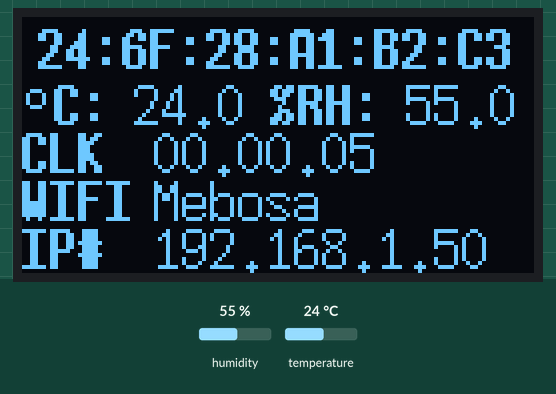
Recording of a sketch running on a simulated ESP32. Shown: 128×64 one-colour display. The test bench sets the inputs (shaded band); at power-on: humidity 55 %, temperature 24 °C. WiFi joins after 1.5 s; servers stay silent unless stated; a WiFi scan finds three made-up networks; what the sketch prints to the serial monitor is not drawn.

Above: at 7.6 s.
7.7 s: humidity set to 22 %
At 12.5 s:
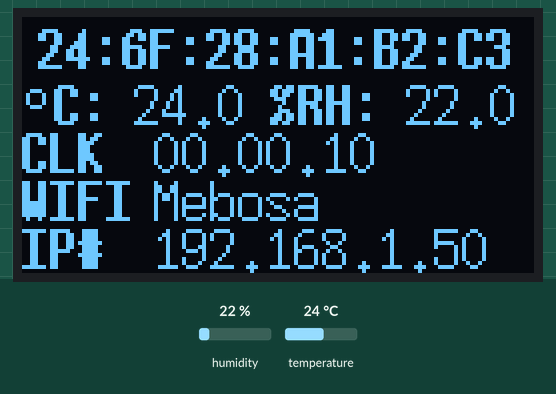
18.5 s: temperature set to 12 °C
At 22.5 s:
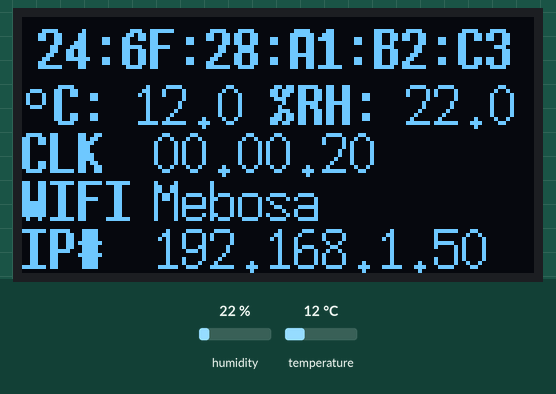
28.5 s: humidity set to 40 %
At 32.5 s:
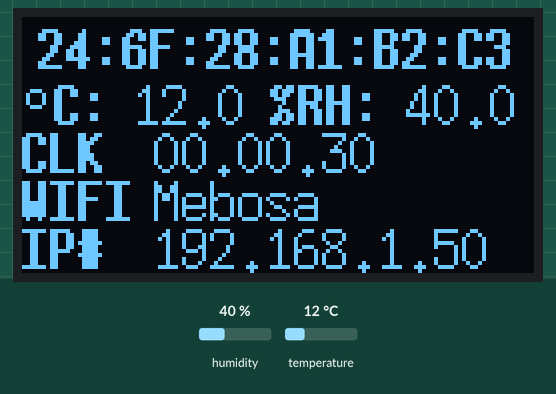
38.5 s: temperature set to 19 °C
At 42.5 s:
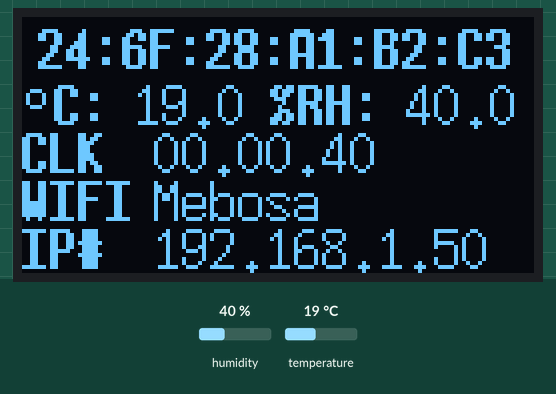
Timing chart, 0 to 44.0 s (numbered marks = the images above; inputs shaded):
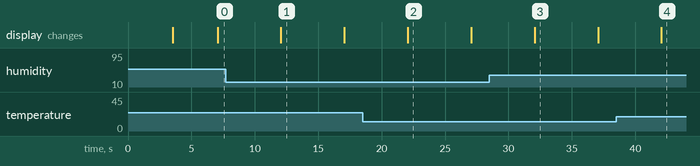

The sketch:

10_0_0_102.ino
```cpp
//DEVICE https://tr.aliexpress.com/item/1005006269242344.html?spm=a2g0o.order_list.order_list_main.5.50923d12h0gi9A&gatewayAdapt=glo2tur
/*ESP WROOM 32
GPIO	Input	Output	Notes
0	pulled up	OK	outputs PWM signal at boot, must be LOW to enter flashing mode
1	TX pin	OK	debug output at boot
2	OK	OK	connected to on-board LED, must be left floating or LOW to enter flashing mode
3	OK	RX pin	HIGH at boot
4	OK	OK
5	OK	OK	outputs PWM signal at boot, strapping pin
6	x	x	connected to the integrated SPI flash
7	x	x	connected to the integrated SPI flash
8	x	x	connected to the integrated SPI flash
9	x	x	connected to the integrated SPI flash
10	x	x	connected to the integrated SPI flash
11	x	x	connected to the integrated SPI flash
12	OK	OK	boot fails if pulled high, strapping pin
13	OK	OK
14	OK	OK	outputs PWM signal at boot
15	OK	OK	outputs PWM signal at boot, strapping pin
16	OK	OK
17	OK	OK
18	OK	OK
19	OK	OK
21	OK	OK
22	OK	OK
23	OK	OK
25	OK	OK
26	OK	OK
27	OK	OK
32	OK	OK
33	OK	OK
34	OK		input only
35	OK		input only
36	OK		input only
39	OK		input only
*/


//ARDUINO.IMPORT
#include <Arduino.h>

//WIFI.IMPORT
#include <WiFi.h>
#include <WiFiMulti.h>
#include <esp_wifi.h>
//#include "AsyncTCP.h"//https://github.com/me-no-dev/AsyncTCP/archive/master.zip
#include <ESPAsyncWebServer.h>  // https://github.com/me-no-dev/ESPAsyncWebServer/archive/master.zip

//IMPORT.DHT
#include <Adafruit_Sensor.h>
#include <DHT.h>

//IMPORT.DISPLAY
#include <Arduino.h>
#include <Wire.h>
#include <U8g2lib.h>

//GLOBAL.ARDUINO
bool arduino_serial_enable = false;
bool arduino_serial_verbose = false;
long arduino_serial_frequency = 115200;
unsigned long arduino_loop_begin_ms = 0;
unsigned long arduino_loop_prev_ms = 0;
unsigned long arduino_loop_interval_ms = 5000;
String arduino_readable_clock;
unsigned long arduino_readable_clock_offset_millis = 0;
String arduino_loop_readable_clock() {
  String readableTime;
  unsigned long currentMillis;
  unsigned long seconds;
  unsigned long minutes;
  unsigned long hours;
  unsigned long days;
  currentMillis = arduino_loop_begin_ms + arduino_readable_clock_offset_millis;
  seconds = currentMillis / 1000;
  minutes = seconds / 60;
  hours = minutes / 60;
  days = hours / 24;
  currentMillis %= 1000;
  seconds %= 60;
  minutes %= 60;
  hours %= 24;
  if (days > 1) {
    esp_restart();
  }
  if (hours < 10) {
    readableTime += "0";
  }
  readableTime += String(hours) + ".";
  if (minutes < 10) {
    readableTime += "0";
  }
  readableTime += String(minutes) + ".";

  if (seconds < 10) {
    readableTime += "0";
  }
  readableTime += String(seconds);
  return readableTime;
}
void arduino_setup() {
  delay(2000);
  if (!arduino_serial_enable) {
    return;
  }
  Serial.begin(arduino_serial_frequency);
  if (arduino_serial_enable) Serial.println(F("."));
  if (arduino_serial_enable) Serial.println(F("."));
  if (arduino_serial_enable) Serial.println(F("warm-up begin..."));
  delay(500);
  Serial.println(F("arduino_setup.begin"));
  Serial.print(F("arduino_setup.frequency="));
  Serial.println(arduino_serial_frequency);
  Serial.println(F("arduino_setup.end"));
}
bool arduino_loop_begin() {
  arduino_loop_begin_ms = millis();
  if (arduino_loop_prev_ms > arduino_loop_begin_ms) {
    arduino_loop_prev_ms = arduino_loop_begin_ms;
    return false;
  }
  arduino_readable_clock = arduino_loop_readable_clock();
  if (arduino_loop_begin_ms - arduino_loop_prev_ms < arduino_loop_interval_ms) {
    return false;
  }
  if (arduino_serial_enable && arduino_serial_verbose) Serial.println(F("arduino_loop_begin.begin"));
  if (arduino_serial_enable) Serial.print(F("Clock: "));
  if (arduino_serial_enable) Serial.println(arduino_readable_clock);
  if (arduino_serial_enable && arduino_serial_verbose) Serial.println(F("arduino_loop_begin.end"));
  return true;
}
void arduino_loop_end() {
  if (arduino_serial_enable && arduino_serial_verbose) Serial.println(F("arduino_loop_end.begin"));
  arduino_loop_prev_ms = arduino_loop_begin_ms;
  if (arduino_serial_enable && arduino_serial_verbose) Serial.println(F("arduino_loop_end.end"));
}

//GLOBAL.DHT
bool dht_enable = true;
bool dht_verbose = false;
#define DHTPIN 23      //esp8266 5 4 0 2 15, 16 14 12 13 | esp32: 23, 21, 27...
#define DHTTYPE DHT22  // DHT 22 (AM2302)
//#define DHTTYPE    DHT21     // DHT 21 (AM2301)
DHT dht(DHTPIN, DHTTYPE);
float dht_t_flt = 0.0;  //last temperature
float dht_h_flt = 0.0;  //last humidity
char dht_t_chr[8];
char dht_h_chr[8];
void dht_setup() {
  dtostrf(dht_t_flt, 5, 1, dht_t_chr);
  dtostrf(dht_h_flt, 5, 1, dht_h_chr);
  if (!dht_enable) {
    if (arduino_serial_enable) Serial.println(F("dht_setup.disabled!"));
    return;
  }
  if (arduino_serial_enable) Serial.println(F("dht_setup.begin"));
  dht.begin();
  if (arduino_serial_enable) Serial.println(F("dht_setup.end"));
}
void dht_loop() {
  if (!dht_enable) {
    if (arduino_serial_enable && dht_verbose) Serial.println(F("dht_loop.disabled!"));
    return;
  }
  if (arduino_serial_enable && dht_verbose) Serial.println(F("dht_loop.begin"));
  float newT = dht.readTemperature();
  float newH = dht.readHumidity();
  //newT = 100;
  //newH = 100;
  if (isnan(newT) || isnan(newH)) {
    dht_t_flt = 0.0;
    dht_h_flt = 0.0;
  } else {
    dht_t_flt = newT;
    dht_h_flt = newH;
  }
  dtostrf(dht_t_flt, 5, 1, dht_t_chr);
  dtostrf(dht_h_flt, 5, 1, dht_h_chr);
  if (arduino_serial_enable) Serial.print(F("Sic: "));
  if (arduino_serial_enable) Serial.println(dht_t_chr);
  if (arduino_serial_enable) Serial.print(F("Nem: "));
  if (arduino_serial_enable) Serial.println(dht_h_chr);
  if (arduino_serial_enable && dht_verbose) Serial.println(F("dht_loop.end"));
}

//GLOBAL.DISPLAY
bool display_enable = true;
bool display_verbose = false;
//D21 GPIO21 - SDA
//D22 GPIO22 - SCL
U8G2_SSD1306_128X64_NONAME_F_SW_I2C
u8g2(U8G2_R0, /*clock*/ 22, /*data*/ 21, U8X8_PIN_NONE);
void display_setup() {
  if (!display_enable) {
    if (arduino_serial_enable) Serial.println(F("display_setup.disabled!"));
    return;
  }
  if (arduino_serial_enable) Serial.println(F("display_setup.begin"));
  u8g2.begin();
  u8g2.setFont(u8g2_font_7x14B_tr);  //u8g2_font_unifont_t_chinese2 | u8g2_font_7x14B_tr
  //u8g2.enableUTF8Print();
  //u8g2.drawUTF8(0, 13, "Sic");
  if (arduino_serial_enable) Serial.println(F("display_setup.end"));
}
void display_loop_begin() {
  if (!display_enable) {
    if (arduino_serial_enable && display_verbose) Serial.println(F("display_loop_begin.disabled!"));
    return;
  }
  if (arduino_serial_enable && display_verbose) Serial.println(F("display_loop_begin.begin"));
  u8g2.clearBuffer();
  if (arduino_serial_enable && display_verbose) Serial.println(F("display_loop_begin.end"));
}
void display_loop_end() {
  if (!display_enable) {
    if (arduino_serial_enable && display_verbose) Serial.println(F("display_loop_end.disabled!"));
    return;
  }
  if (arduino_serial_enable && display_verbose) Serial.println(F("display_loop_end.begin"));
  u8g2.sendBuffer();
  if (arduino_serial_enable && display_verbose) Serial.println(F("display_loop_end.end"));
}

//GLOBAL.WIFI
bool wifi_enable = true;
bool wifi_verbose = false;
uint8_t wifi_mac_custom[] = { 0x0A, 0x00, 0x00, 0x01, 0x00, 0x02 };
IPAddress local_IP(10, 0, 0, 102);
//IPAddress local_IP(192, 168, 7, 101);
IPAddress gateway(10, 0, 0, 138);
//IPAddress gateway(192, 168, 5, 1);
//IPAddress gateway(192, 168, 7, 2);
IPAddress subnet(255, 255, 255, 0);
IPAddress primaryDNS(8, 8, 8, 8);    // optional
IPAddress secondaryDNS(8, 8, 4, 4);  // optional
const uint32_t wifi_connection_timeout_ms = 10000;
uint32_t wifi_connection_previous_ms = 0;
const uint32_t wifi_connection_interval_ms = 60000;
String wifi_ip_current;
String wifi_ssid_current;
//String wifi_rssi_current;
String wifi_setup_mac;
WiFiMulti wifiMulti;
AsyncWebServer server(80);
String mac2String(byte ar[]) {
  String s;
  for (byte i = 0; i < 6; ++i) {
    char buf[3];
    sprintf(buf, "%02X", ar[i]);  // J-M-L: slight modification, added the 0 in the format for padding
    s += buf;
    if (i < 5) s += ':';
  }
  return s;
}
String wifi_mac_custom_str = mac2String(wifi_mac_custom);
const char index_html[] PROGMEM = R"rawliteral(
<!DOCTYPE HTML><html>
<head>
  <meta name="viewport" content="width=device-width, initial-scale=1">
  <link rel="stylesheet" href="https://use.fontawesome.com/releases/v5.7.2/css/all.css" integrity="sha384-fnmOCqbTlWIlj8LyTjo7mOUStjsKC4pOpQbqyi7RrhN7udi9RwhKkMHpvLbHG9Sr" crossorigin="anonymous">
  <script>
    function refreshId(id, servlet){
      var xhttp = new XMLHttpRequest();
      xhttp.onreadystatechange = function() {
        if (this.readyState == 4 && this.status == 200) {
          document.getElementById(id).innerHTML = this.responseText;
        }
      };
      xhttp.open("GET", "/" + servlet + pinIdx, true);
      xhttp.send();
    }
    setInterval(function () { refreshId('temperature', 't') }, 10000 ) ;
    setInterval(function () { refreshId('humidity', 'h') }, 10000 ) ;
    setInterval(function () { refreshId('clock', 'c') }, 10000 ) ;
    </script>
</head>
<body>
  <p>
    <i class="fas fa-thermometer-half" style="color:#059e8a;"></i>
    <span class="dht-labels">Sic</span>
    <span id="temperature">%TMP%</span>
    <sup class="units">&deg;C</sup>
  </p>
  <p>
    <i class="fas fa-tint" style="color:#00add6;"></i>
    <span class="dht-labels">Nem</span>
    <span id="humidity">%HUM%</span>
    <sup class="units">&percnt;</sup>
  </p>
  <p>
    <i class="fas fa-tv" style="color:#03128a;"></i>
    <span class="dht-labels">SN#</span>
    <span id="ip">%MAC%</span>
  </p>
  <p>
    <i class="fas fa-clock" style="color:#000000;"></i>
    <span class="dht-labels">CLK</span>
    <span id="clock">%CLK%</span>
  </p>
  <p>
    <i class="fas fa-wifi" style="color:#000000;"></i>
    <span class="dht-labels">WIFI</span>
    <span id="clock">%SSID%</span>
  </p>
</body>
</html>)rawliteral";
String index_html_processor(const String& var) {
  if (var == "IP") {
    return wifi_ip_current;
  }
  if (var == "MAC") {
    return wifi_setup_mac;
  }
  if (var == "TMP") {
    return String(dht_t_chr);
  }
  if (var == "HUM") {
    return String(dht_h_chr);
  }
  if (var == "SSID") {
    return String(wifi_ssid_current);
  }
  if (var == "CLK") {
    return arduino_readable_clock;
  }
  return String();
}
String wifi_ipaddress_2_str(const IPAddress& ipAddress) {
  return String(ipAddress[0]) + String(".") + String(ipAddress[1]) + String(".") + String(ipAddress[2]) + String(".") + String(ipAddress[3]);
}
bool wifi_connected = false;
void _wifi_global_clear() {
  wifi_connected = false;
  wifi_ssid_current = String(F("not connected!"));
  //  wifi_rssi_current = String(F("not connected!"));
  wifi_ip_current = String(F("not connected!"));
}
void _wifi_global_load() {
  wifi_connected = true;
  if (WiFi.config(local_IP, gateway, subnet, primaryDNS, secondaryDNS)) {
    if (arduino_serial_enable) Serial.println("wifi_setup.static ip.ok");
  } else {
    if (arduino_serial_enable) Serial.println("wifi_setup.static ip.failed");
  }
  wifi_setup_mac = WiFi.macAddress();
  wifi_ssid_current = String(WiFi.SSID());
  //  wifi_rssi_current = String(WiFi.RSSI());
  wifi_ip_current = wifi_ipaddress_2_str(WiFi.localIP());
  if (arduino_serial_enable) Serial.print(F("_wifi_global_load: "));
  if (arduino_serial_enable) Serial.print(wifi_ssid_current);
  //  if (arduino_serial_enable) Serial.print(F(" | "));
  //  if (arduino_serial_enable) Serial.print(wifi_rssi_current);
  if (arduino_serial_enable) Serial.print(F(" | "));
  if (arduino_serial_enable) Serial.print(wifi_setup_mac);
  if (arduino_serial_enable) Serial.print(F(" | "));
  if (arduino_serial_enable) Serial.print(wifi_ip_current);
  if (arduino_serial_enable) Serial.println();
}
void wifi_setup() {
  if (arduino_serial_enable) Serial.println(F("wifi_setup.connecting.init"));
  _wifi_global_clear();
  if (!wifi_enable) {
    if (arduino_serial_enable) Serial.println(F("wifi_setup.disabled!"));
    return;
  }
  if (arduino_serial_enable) Serial.println(F("wifi_setup.begin"));
  WiFi.mode(WIFI_STA);
  esp_wifi_set_mac(WIFI_IF_STA, wifi_mac_custom);
  wifiMulti.addAP("Mebosa", "Bugun19112018");
  wifiMulti.addAP("Mesametal", "DateIs01062015");
  wifiMulti.addAP("MesaMetalWF", "DateIs01062015");
  wifiMulti.addAP("MT65_0", "mebosamesametal");
  wifiMulti.addAP("MT65_2", "mebosamesametal");
  wifiMulti.addAP("MT65_2", "mebosamesametal");
  wifiMulti.addAP("APT63_ARKA", "mebosamesametal");
  wifiMulti.addAP("APT63_TTNET", "mebosamesametal");
  Serial.println(F("wifi_setup.connecting..."));
  if (wifiMulti.run() == WL_CONNECTED) {
    _wifi_global_load();
  } else {
    if (arduino_serial_enable) Serial.println("wifi_setup.connecting.failed");
    _wifi_global_clear();
  }
  if (arduino_serial_enable) Serial.println(F("wifi_setup.end"));
}
bool wifi_warmup = false;
bool _wifi_warmup() {
  if (false && wifi_warmup) {
    if (wifi_connection_previous_ms > arduino_loop_begin_ms) {
      wifi_connection_previous_ms = arduino_loop_begin_ms;
    }
    if (arduino_loop_begin_ms - wifi_connection_previous_ms < wifi_connection_interval_ms) {
      return true;
    }
  }
  if (arduino_serial_enable) Serial.println("wifi_warmup.scaning...");
  int n = WiFi.scanNetworks();
  if (arduino_serial_enable) Serial.println("wifi_warmup.scan done");
  if (n == 0) {
    if (arduino_serial_enable) Serial.println("wifi_warmup.no networks found");
  } else {
    if (arduino_serial_enable) Serial.print("wifi_warmup.");
    if (arduino_serial_enable) Serial.print(n);
    if (arduino_serial_enable) Serial.println(" networks found");
    for (int i = 0; i < n; ++i) {
      if (arduino_serial_enable) Serial.print("wifi_warmup.itm[");
      if (arduino_serial_enable) Serial.print(i);
      if (arduino_serial_enable) Serial.print("]: ");
      if (arduino_serial_enable) Serial.print(WiFi.SSID(i));
      if (arduino_serial_enable) Serial.println();
      delay(10);
    }
  }
  //if (wifiMulti.run(wifi_connection_timeout_ms) != WL_CONNECTED) {
  if (wifiMulti.run() != WL_CONNECTED) {
    if (arduino_serial_enable) Serial.println("wifi_warmup.connecting.failed");
    _wifi_global_clear();
    delay(1000);
    wifi_warmup = false;
    return false;
  }
  _wifi_global_load();
  wifi_warmup = true;
  return true;
}
bool wifi_config_done = false;
bool _wifi_config() {
  if (wifi_config_done) {
    return true;
  }
  if (arduino_serial_enable) Serial.println();
  server.on("/", HTTP_GET, [](AsyncWebServerRequest* request) {
    if (arduino_serial_enable) Serial.println(request->url());
    request->send_P(200, "text/html", index_html, index_html_processor);
  });
  server.on("/t", HTTP_GET, [](AsyncWebServerRequest* request) {
    if (arduino_serial_enable) Serial.println(request->url());
    request->send_P(200, "text/plain", dht_t_chr);
  });
  server.on("/h", HTTP_GET, [](AsyncWebServerRequest* request) {
    if (arduino_serial_enable) Serial.println(request->url());
    request->send_P(200, "text/plain", dht_h_chr);
  });
  server.on("/c", HTTP_GET, [](AsyncWebServerRequest* request) {
    if (arduino_serial_enable) Serial.println(request->url());
    int offset_hour_int = 0;
    if (request->hasParam("offset_hour")) {
      String offset_hour_str = request->getParam("offset_hour")->value();
      if (arduino_serial_enable) Serial.println(F("offset_hour_str"));
      if (arduino_serial_enable) Serial.println(offset_hour_str);
      offset_hour_int = offset_hour_str.toInt();
    }
    int offset_min_int = 0;
    if (request->hasParam("offset_min")) {
      String offset_min_str = request->getParam("offset_min")->value();
      if (arduino_serial_enable) Serial.println(F("offset_min_str"));
      if (arduino_serial_enable) Serial.println(offset_min_str);
      offset_min_int = offset_min_str.toInt();
    }
    int offset_sec_int = 0;
    if (request->hasParam("offset_sec")) {
      String offset_sec_str = request->getParam("offset_sec")->value();
      if (arduino_serial_enable) Serial.println(F("offset_sec_str"));
      if (arduino_serial_enable) Serial.println(offset_sec_str);
      offset_sec_int = offset_sec_str.toInt();
    }
    if (arduino_serial_enable) Serial.println(F("arduino_readable_clock_offset_millis (prv)"));
    if (arduino_serial_enable) Serial.println(arduino_readable_clock_offset_millis);
    arduino_readable_clock_offset_millis += offset_sec_int * 1000L + offset_min_int * 60 * 1000L + offset_hour_int * 60 * 60 * 1000L;
    if (arduino_serial_enable) Serial.println(F("arduino_readable_clock_offset_millis (pst)"));
    if (arduino_serial_enable) Serial.println(arduino_readable_clock_offset_millis);
    arduino_readable_clock = arduino_loop_readable_clock();
    request->send_P(200, "text/plain", arduino_readable_clock.c_str());
  });
  server.begin();
  wifi_config_done = true;
  if (arduino_serial_enable) Serial.println(F("wifi_config.end"));
  return true;
}
void wifi_loop() {
  if (!wifi_enable) {
    if (arduino_serial_enable && wifi_verbose) Serial.println(F("wifi_loop.disabled!"));
    return;
  }
  if (!_wifi_warmup()) {
    return;
  }
  _wifi_config();
}

void setup() {
  arduino_setup();
  wifi_setup();
  display_setup();
  dht_setup();
  //VIN GND [13]  12   14  [27] [26] [25] [33] [32] (35) (34)  VN   VP   EN
  //3V3 GND  15   02  [04]  R2   T2   06  [18] [19] [21]  R0   T0  [22] [23]
  // [in/out] (in)
}
const char DEGREE_SYMBOL[] = { 0xB0, '\0' };
void loop() {
//  if (key){
//    if (arduino_serial_enable) Serial.println(key);
//  }
  if (!arduino_loop_begin()) {
    return;
  }
  //toggleALL();
  dht_loop();
  wifi_loop();
  display_loop_begin();
  if (display_enable) {
    //u8g2_font_6x13B_tr | u8g2_font_7x14B_tr | u8g2_font_helvR12_tf
    int y = 13;
    if (wifi_connected) {
      u8g2.setFont(u8g2_font_7x14B_tr);
      u8g2.drawStr(4, y, wifi_setup_mac.c_str());
    } else {
      u8g2.setFont(u8g2_font_7x14B_tr);
      u8g2.drawStr(4, y, wifi_mac_custom_str.c_str());
    }

    int yo = 27;
    int yl = 12;

    y = yo + yl * 0;
    u8g2.setFont(u8g2_font_helvR12_tf);
    u8g2.drawUTF8(0, y + 3, "°");
    u8g2.setFont(u8g2_font_7x14B_tr);
    u8g2.drawStr(8, y, "C:");
    u8g2.setFont(u8g2_font_7x14_tr);
    u8g2.drawStr(21, y, dht_t_chr);
    u8g2.setFont(u8g2_font_7x14B_tr);
    u8g2.drawStr(62, y, "%RH:");
    u8g2.setFont(u8g2_font_7x14_tr);
    u8g2.drawStr(89, y, dht_h_chr);

    y = yo + yl * 1;
    u8g2.setFont(u8g2_font_7x14B_tr);
    u8g2.drawStr(0, y, "CLK");
    u8g2.setFont(u8g2_font_7x14_tr);
    u8g2.drawStr(33, y, arduino_readable_clock.c_str());

    y = yo + yl * 2;
    u8g2.setFont(u8g2_font_7x14B_tr);
    u8g2.drawStr(0, y, "WIFI");
    u8g2.setFont(u8g2_font_7x14_tr);
    u8g2.drawStr(33, y, wifi_ssid_current.c_str());

    y = yo + yl * 3;
    if (wifi_connected) {
      u8g2.setFont(u8g2_font_7x14B_tr);
      u8g2.drawStr(0, y, "IP#");
      u8g2.setFont(u8g2_font_7x14_tr);
      u8g2.drawStr(33, y, wifi_ip_current.c_str());
    } else {
      u8g2.setFont(u8g2_font_7x14B_tr);
      u8g2.drawStr(0, y, "MOD");
      u8g2.setFont(u8g2_font_7x14_tr);
      u8g2.drawStr(33, y, "Calibration");
    }
  }
  display_loop_end();
  arduino_loop_end();
}
```

Measured:
- what the display in image 1 shows lasts 5.0 s, from 12.1 s to 17.1 s
